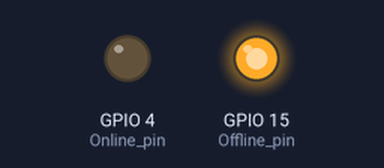
The sketch below on a simulated ESP32. Shown: output pins drawn as LEDs (lit = HIGH). WiFi joins after 1.5 s; servers stay silent unless stated; what the sketch prints to the serial monitor is not drawn.

Above: at 0.1 s.
At 2.1 s:
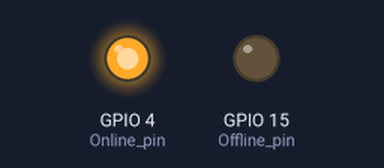
Timing chart, 0 to 3.6 s (numbered marks = the images above):
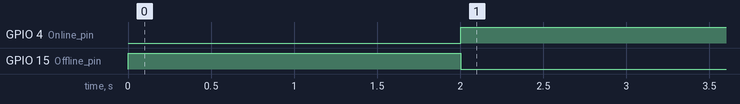

Measured:
- by itself, GPIO 4 (Online_pin): LOW → HIGH at 2.0 s
- by itself, GPIO 15 (Offline_pin): HIGH → LOW at 2.0 s

The sketch:

arduino_to_esp32.ino
```cpp
#include <WiFi.h>
#define Offline_pin 15
#define Online_pin 4
#define RXp2 16
#define TXp2 17

// Replace with your network credentials (STATION)
const char* ssid = "POCOF3";
const char* password = "02090816";
const char* server = "api.thingspeak.com";
String apiKey = "ME32UIN16WFW4VNT";

WiFiClient client;
//String message;

//volatile bool newDataAvailable = false; // Flag to indicate new data is available

/*void IRAM_ATTR serialISR() {
  while (Serial2.available()) {
    char c = Serial2.read();
    message += c;
  }
  newDataAvailable = true; // Set the flag to indicate new data is available
}*/

void initWiFi() {
  WiFi.mode(WIFI_STA);
  WiFi.begin(ssid, password);
  Serial.print("Connecting to WiFi ..");
  while (WiFi.status() != WL_CONNECTED) {
    Serial.print('.');
    digitalWrite(Offline_pin, HIGH);
    delay(1000);
  }
  Serial.println(WiFi.localIP());
}

void setup() {
  Serial.begin(115200);
  Serial2.begin(115200, SERIAL_8N1, RXp2, TXp2);
  pinMode(Offline_pin, OUTPUT);
  pinMode(Online_pin, OUTPUT);
  initWiFi();
  Serial.print("RRSI: ");
  Serial.println(WiFi.RSSI());

  //attachInterrupt(digitalPinToInterrupt(RXp2), serialISR, FALLING);
}

void loop() {
  if(WiFi.status() == WL_CONNECTED){
    digitalWrite(Offline_pin, LOW);
    digitalWrite(Online_pin, HIGH);
  }
  //Serial.println("Message Received: ");
  //Serial.println(Serial2.readString());
  //if(newDataAvailable){

    //newDataAvailable = false;

    float pulseValue = readPulseValue();
    float tempValue = readTempValue();
    Serial.println(pulseValue);
    Serial.println(tempValue);
  //}
  //Serial.println(pulseValue);
  //Serial.println(tempValue);

  /*if (client.connect(server,80))   //   "184.106.153.149" or api.thingspeak.com
  {
    String postStr = apiKey;
    postStr +="&field1=";
    postStr += String(tempValue);
    postStr +="&field2=";
    postStr += String(pulseValue);
    postStr += "\r\n\r\n";
    client.print("POST /update HTTP/1.1\n");
    client.print("Host: api.thingspeak.com\n");
    client.print("Connection: close\n");
    client.print("X-THINGSPEAKAPIKEY: "+apiKey+"\n");
    client.print("Content-Type: application/x-www-form-urlencoded\n");
    client.print("Content-Length: ");
    client.print(postStr.length());
    client.print("\n\n");
    client.print(postStr);

    Serial.print("Temperature: ");
    Serial.print(tempValue);
    Serial.print("BPM: ");
    Serial.print(pulseValue);
    Serial.println("%. Send to Thingspeak.");
  }
  client.stop();

  Serial.println("Waiting...");

  // thingspeak needs minimum 15 sec delay between updates
  delay(1000);*/
}

float readPulseValue() {
  String message;

  while (Serial2.available()) {
    char c = Serial2.read();
    message += c;
    if (c == '\n') { // Check for the termination character
      break;
    }
    delay(10); // Adjust the delay as needed
  }

  // Rest of the code remains the same
}

float readTempValue() {
  String message;

  while (Serial2.available()) {
    char c = Serial2.read();
    message += c;
    if (c == '\n') { // Check for the termination character
      break;
    }
    delay(10); // Adjust the delay as needed
  }

  // Rest of the code remains the same
}


/*float readPulseValue() {
  // Read the pulse value from Arduino
  String message;

  while (Serial2.available()) {
    char c = Serial2.read();
    message += c;
    delay(100);
  }

  int startIdx = message.indexOf("BPM = ") + 6; // Find the start index of the pulse value
  int endIdx = message.indexOf('\n', startIdx); // Find the end index of the pulse value
  String pulseString = message.substring(startIdx, endIdx);

  float pulseValue = pulseString.toFloat();

  Serial.print("Pulse value received from Arduino: ");
  Serial.println(pulseValue);

  return pulseValue;
}

float readTempValue() {
  // Read the temperature value from Arduino
  String message;

  while (Serial2.available()) {
    char c = Serial2.read();
    message += c;
    delay(100);
  }

  int startIdx = message.indexOf("Temperature =") + 13; // Find the start index of the temperature value
  int endIdx = message.indexOf('*', startIdx); // Find the end index of the temperature value
  String tempString = message.substring(startIdx, endIdx);

  float tempValue = tempString.toFloat();

  Serial.print("Temperature value received from Arduino: ");
  Serial.println(tempValue);

  return tempValue;
}*/
```
